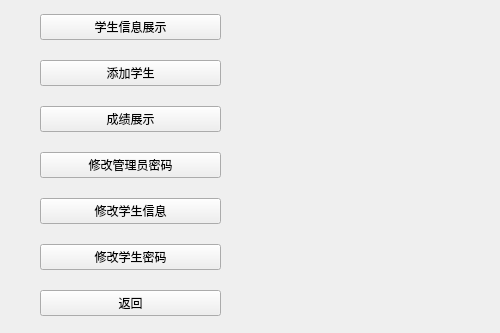
<?xml version="1.0" encoding="UTF-8"?>
<ui version="4.0">
 <class>AdminScreen</class>
 <widget class="QWidget" name="AdminScreen">
  <property name="geometry">
   <rect>
    <x>0</x>
    <y>0</y>
    <width>500</width>
    <height>333</height>
   </rect>
  </property>
  <property name="windowTitle">
   <string>Form</string>
  </property>
  <widget class="QWidget" name="widget" native="true">
   <property name="geometry">
    <rect>
     <x>40</x>
     <y>0</y>
     <width>181</width>
     <height>331</height>
    </rect>
   </property>
   <layout class="QVBoxLayout" name="verticalLayout">
    <item>
     <widget class="QPushButton" name="pushButton_infoShow">
      <property name="text">
       <string>学生信息展示</string>
      </property>
     </widget>
    </item>
    <item>
     <widget class="QPushButton" name="pushButton_addInfo">
      <property name="text">
       <string>添加学生</string>
      </property>
     </widget>
    </item>
    <item>
     <widget class="QPushButton" name="pushButton_gradeShow">
      <property name="text">
       <string>成绩展示</string>
      </property>
     </widget>
    </item>
    <item>
     <widget class="QPushButton" name="pushButton_modiAdPass">
      <property name="text">
       <string>修改管理员密码</string>
      </property>
     </widget>
    </item>
    <item>
     <widget class="QPushButton" name="pushButton_modyInfo">
      <property name="text">
       <string>修改学生信息</string>
      </property>
     </widget>
    </item>
    <item>
     <widget class="QPushButton" name="pushButton_modiStuP">
      <property name="text">
       <string>修改学生密码</string>
      </property>
     </widget>
    </item>
    <item>
     <widget class="QPushButton" name="pushButton_addGrade">
      <property name="text">
       <string>返回</string>
      </property>
     </widget>
    </item>
   </layout>
  </widget>
 </widget>
 <resources/>
 <connections/>
</ui>
